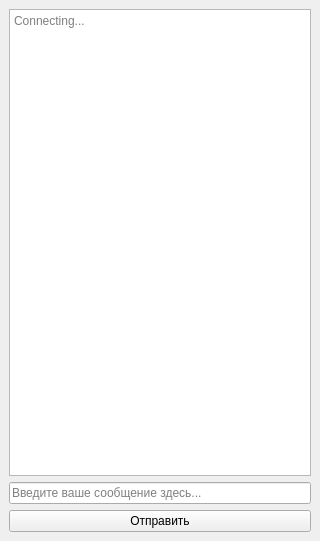
<?xml version="1.0" encoding="UTF-8"?>
<ui version="4.0">
 <class>MainWindow</class>
 <widget class="QMainWindow" name="MainWindow">
  <property name="geometry">
   <rect>
    <x>0</x>
    <y>0</y>
    <width>320</width>
    <height>541</height>
   </rect>
  </property>
  <property name="windowTitle">
   <string>MainWindow</string>
  </property>
  <widget class="QWidget" name="centralwidget">
   <layout class="QVBoxLayout" name="verticalLayout">
    <item>
     <widget class="QPlainTextEdit" name="message_box">
      <property name="readOnly">
       <bool>true</bool>
      </property>
      <property name="placeholderText">
       <string>Connecting...</string>
      </property>
     </widget>
    </item>
    <item>
     <widget class="QLineEdit" name="message_input">
      <property name="placeholderText">
       <string>Введите ваше сообщение здесь...</string>
      </property>
     </widget>
    </item>
    <item>
     <widget class="QPushButton" name="message_button">
      <property name="text">
       <string>Отправить</string>
      </property>
     </widget>
    </item>
   </layout>
  </widget>
 </widget>
 <resources/>
 <connections/>
</ui>
